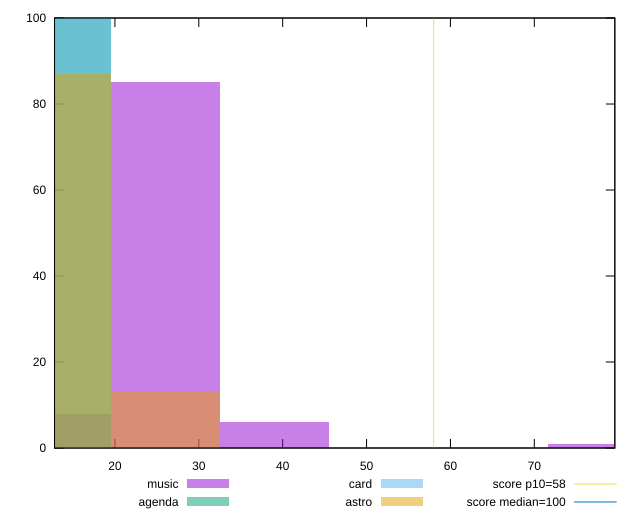

Write the gnuplot code that produced this figure.
reset

$music <<EOF
78.11156430798898 1
26.037188102662995 85
39.05578215399449 6
13.018594051331497 8
EOF

$agenda <<EOF
13.018594051331497 100
EOF

$card <<EOF
13.018594051331497 100
EOF

$astro <<EOF
26.037188102662995 13
13.018594051331497 87
EOF

set key outside below
set boxwidth 13.018594051331497
set xrange [12.8:79.60000000000001]
set yrange [0:100]
set trange [0:100]
set style fill transparent solid 0.5 noborder

set parametric
set terminal svg size 640, 520 enhanced background rgb 'white'
set output "reports/report_00031_2021-02-24T23-18-18.084Z/estimated-input-latency/comparison/histogram/all_raw.svg"

plot $music title "music" with boxes, \
     $agenda title "agenda" with boxes, \
     $card title "card" with boxes, \
     $astro title "astro" with boxes, \
     58,t title "score p10=58", \
     100,t title "score median=100"

reset
